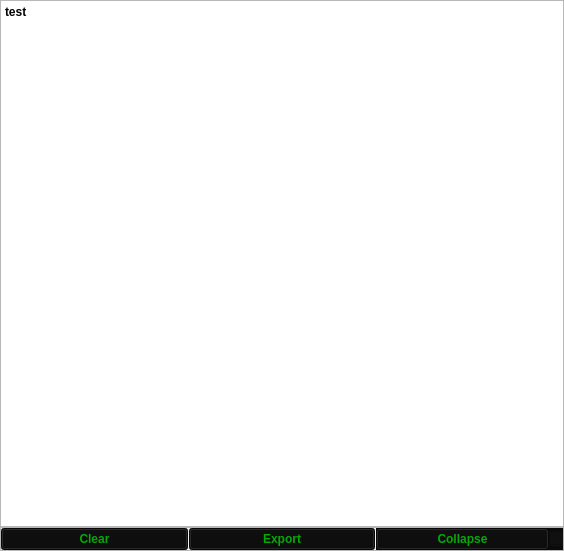
                      <widget class="QWidget" name="scrollAreaWidgetContents_8">
                       <property name="geometry">
                        <rect>
                         <x>0</x>
                         <y>0</y>
                         <width>564</width>
                         <height>551</height>
                        </rect>
                       </property>
                       <layout class="QGridLayout" name="gridLayout_4">
                        <property name="leftMargin">
                         <number>0</number>
                        </property>
                        <property name="topMargin">
                         <number>0</number>
                        </property>
                        <property name="rightMargin">
                         <number>0</number>
                        </property>
                        <property name="bottomMargin">
                         <number>0</number>
                        </property>
                        <property name="spacing">
                         <number>0</number>
                        </property>
                        <item row="2" column="0">
                         <widget class="QFrame" name="historyButtons">
                          <property name="minimumSize">
                           <size>
                            <width>0</width>
                            <height>0</height>
                           </size>
                          </property>
                          <property name="frameShape">
                           <enum>QFrame::StyledPanel</enum>
                          </property>
                          <property name="frameShadow">
                           <enum>QFrame::Raised</enum>
                          </property>
                          <layout class="QHBoxLayout" name="horizontalLayout_9">
                           <property name="spacing">
                            <number>1</number>
                           </property>
                           <property name="leftMargin">
                            <number>0</number>
                           </property>
                           <property name="topMargin">
                            <number>0</number>
                           </property>
                           <property name="rightMargin">
                            <number>0</number>
                           </property>
                           <property name="bottomMargin">
                            <number>0</number>
                           </property>
                           <item>
                            <widget class="QPushButton" name="historyButton">
                             <property name="font">
                              <font>
                               <family>Segoe UI</family>
                               <weight>75</weight>
                               <bold>true</bold>
                              </font>
                             </property>
                             <property name="toolTip">
                              <string>&lt;html&gt;&lt;head/&gt;&lt;body&gt;&lt;p&gt;This button clears the entire history list, excluding time of MasterAPP launch.&lt;/p&gt;&lt;/body&gt;&lt;/html&gt;</string>
                             </property>
                             <property name="styleSheet">
                              <string notr="true">background-color: rgb(10, 10, 10);
color: rgb(0, 170, 0);</string>
                             </property>
                             <property name="text">
                              <string>Clear</string>
                             </property>
                            </widget>
                           </item>
                           <item>
                            <widget class="QPushButton" name="historyButton_2">
                             <property name="font">
                              <font>
                               <family>Segoe UI</family>
                               <weight>75</weight>
                               <bold>true</bold>
                              </font>
                             </property>
                             <property name="toolTip">
                              <string>This variable exports history as a text file.</string>
                             </property>
                             <property name="styleSheet">
                              <string notr="true">background-color: rgb(10, 10, 10);
color: rgb(0, 170, 0);</string>
                             </property>
                             <property name="text">
                              <string>Export</string>
                             </property>
                            </widget>
                           </item>
                           <item>
                            <widget class="QFrame" name="frame_2">
                             <property name="styleSheet">
                              <string notr="true">background-color: rgb(10, 10, 10);</string>
                             </property>
                             <property name="frameShape">
                              <enum>QFrame::NoFrame</enum>
                             </property>
                             <property name="frameShadow">
                              <enum>QFrame::Sunken</enum>
                             </property>
                             <property name="lineWidth">
                              <number>0</number>
                             </property>
                             <layout class="QHBoxLayout" name="horizontalLayout_14">
                              <property name="spacing">
                               <number>0</number>
                              </property>
                              <property name="sizeConstraint">
                               <enum>QLayout::SetDefaultConstraint</enum>
                              </property>
                              <property name="leftMargin">
                               <number>0</number>
                              </property>
                              <property name="topMargin">
                               <number>0</number>
                              </property>
                              <property name="rightMargin">
                               <number>0</number>
                              </property>
                              <property name="bottomMargin">
                               <number>0</number>
                              </property>
                              <item>
                               <widget class="QPushButton" name="historyButton_3">
                                <property name="font">
                                 <font>
                                  <family>Segoe UI</family>
                                  <weight>75</weight>
                                  <bold>true</bold>
                                 </font>
                                </property>
                                <property name="toolTip">
                                 <string>&lt;html&gt;&lt;head/&gt;&lt;body&gt;&lt;p&gt;This button collapses all history list items.&lt;/p&gt;&lt;/body&gt;&lt;/html&gt;</string>
                                </property>
                                <property name="styleSheet">
                                 <string notr="true">color: rgb(0, 170, 0);</string>
                                </property>
                                <property name="text">
                                 <string>Collapse</string>
                                </property>
                                <property name="checkable">
                                 <bool>false</bool>
                                </property>
                               </widget>
                              </item>
                              <item>
                               <widget class="QCheckBox" name="historyCheckBox">
                                <property name="maximumSize">
                                 <size>
                                  <width>14</width>
                                  <height>16777215</height>
                                 </size>
                                </property>
                                <property name="toolTip">
                                 <string>This variable collapses all following history list items.</string>
                                </property>
                                <property name="styleSheet">
                                 <string notr="true">background-color: rgb(16, 16, 16);
color: rgb(0, 170, 0);</string>
                                </property>
                                <property name="text">
                                 <string/>
                                </property>
                               </widget>
                              </item>
                             </layout>
                            </widget>
                           </item>
                          </layout>
                         </widget>
                        </item>
                        <item row="1" column="0">
                         <widget class="QTextEdit" name="historyList">
                          <property name="font">
                           <font>
                            <family>Segoe UI</family>
                            <pointsize>9</pointsize>
                            <weight>75</weight>
                            <bold>true</bold>
                           </font>
                          </property>
                          <property name="styleSheet">
                           <string notr="true">background-color: rgb(0, 0, 0);
color: rgb(0, 170, 0);
QHeaderView::section {
background-color: rgb(170, 0, 0);
color: rgb(0, 170, 0);
}
</string>
                          </property>
                          <property name="sizeAdjustPolicy">
                           <enum>QAbstractScrollArea::AdjustToContentsOnFirstShow</enum>
                          </property>
                          <property name="readOnly">
                           <bool>true</bool>
                          </property>
                          <property name="html">
                           <string>&lt;!DOCTYPE HTML PUBLIC &quot;-//W3C//DTD HTML 4.0//EN&quot; &quot;http://www.w3.org/TR/REC-html40/strict.dtd&quot;&gt;
&lt;html&gt;&lt;head&gt;&lt;meta name=&quot;qrichtext&quot; content=&quot;1&quot; /&gt;&lt;style type=&quot;text/css&quot;&gt;
p, li { white-space: pre-wrap; }
&lt;/style&gt;&lt;/head&gt;&lt;body style=&quot; font-family:'Segoe UI'; font-size:9pt; font-weight:600; font-style:normal;&quot;&gt;
&lt;p style=&quot; margin-top:0px; margin-bottom:0px; margin-left:0px; margin-right:0px; -qt-block-indent:0; text-indent:0px;&quot;&gt;test&lt;/p&gt;
&lt;p style=&quot;-qt-paragraph-type:empty; margin-top:0px; margin-bottom:0px; margin-left:0px; margin-right:0px; -qt-block-indent:0; text-indent:0px;&quot;&gt;&lt;br /&gt;&lt;/p&gt;&lt;/body&gt;&lt;/html&gt;</string>
                          </property>
                         </widget>
                        </item>
                       </layout>
                      </widget>
